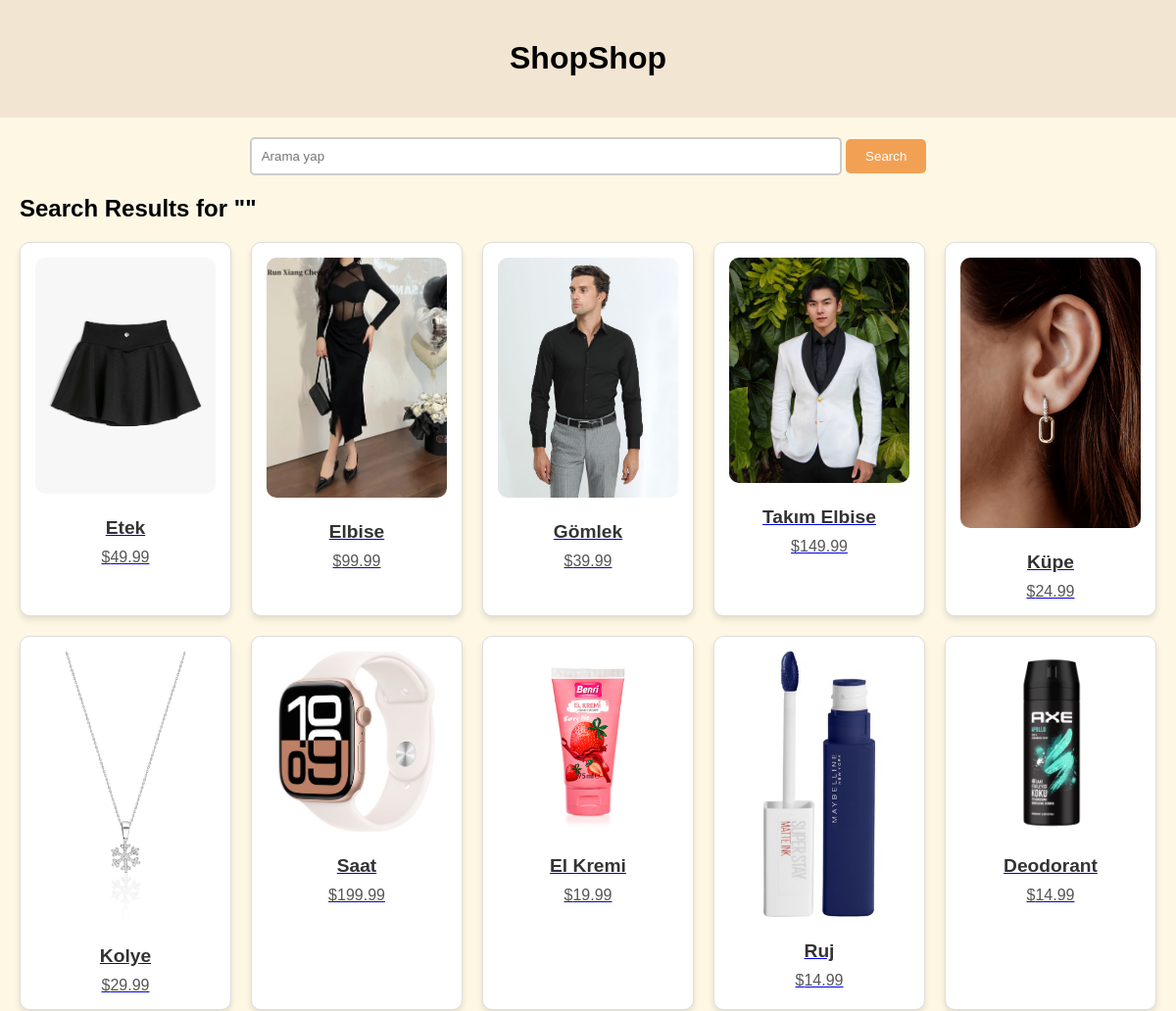
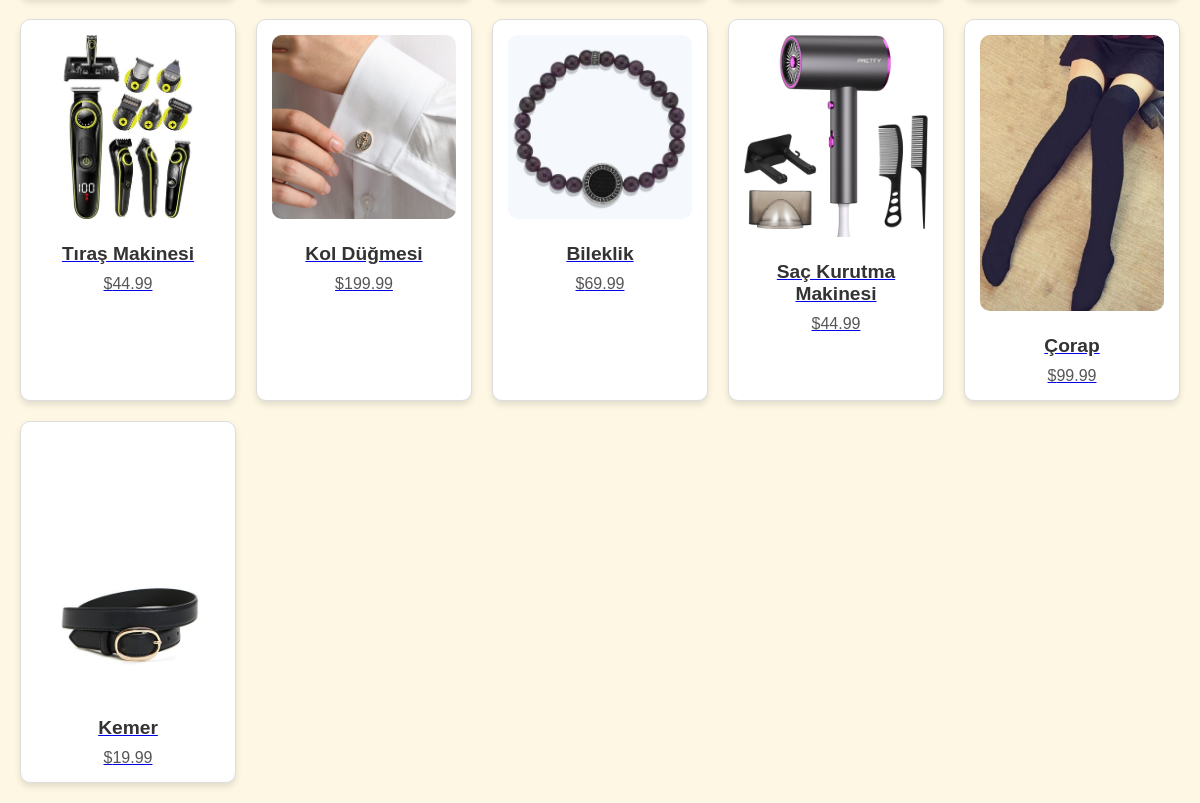
Screenshot of /search with the database file from the repository (2 pictures, top to bottom).
### tables this page shows
CREATE TABLE products (
        id INTEGER PRIMARY KEY AUTOINCREMENT,
        name TEXT,
        product_no TEXT,
        description TEXT,
        price REAL,
        image TEXT,
        category TEXT,
        sub_category_1 TEXT
    );

### assignment2/app.py (the view)
@app.route('/search')
def search_results():
    query = request.args.get('query', '').strip()
    conn = sql.connect('database2.db')
    conn.row_factory = sql.Row
    cursor = conn.cursor()
    cursor.execute("""
        SELECT * FROM products
        WHERE LOWER(name) LIKE ? OR LOWER(description) LIKE ? OR LOWER(category) LIKE ?
        OR LOWER(sub_category_1) LIKE ?
    """, (f"%{query}%", f"%{query}%", f"%{query}%", f"%{query}%"))
    products = cursor.fetchall()
    conn.close()
    return render_template('search_results.html', products=products, query=query)

### assignment2/templates/search_results.html
{% extends "base.html" %}
{% block content %}
<div class="search-bar">
    <form action="{{ url_for('search_results') }}" method="get">
        <input type="text" name="query" placeholder="Arama yap" value="{{ query }}">
        <button type="submit">Search</button>
    </form>
</div>
<h2>Search Results for "{{ query }}"</h2>
<div class="product-container">
    {% if products %}
        {% for product in products %}
        <div class="product-card">
            <a href="{{ url_for('product_detail', item_id=product['id']) }}">
                <img src="{{ url_for('static', filename=product['image']) }}" alt="{{ product['name'] }}">
                <h4>{{ product['name'] }}</h4>
                <p>${{ product['price'] }}</p>
            </a>
        </div>
        {% endfor %}
    {% else %}
        <p>No products found.</p>
    {% endif %}
</div>
{% endblock %}

### assignment2/templates/base.html (style rules this page uses)
body { font-family: Arial, sans-serif; background-color: #fdf7e4; margin: 0; padding: 0; }
.search-bar { text-align: center; margin-bottom: 20px; }
.search-bar input[type="text"] { width: 50%; padding: 10px; border: 2px solid #ccc; border-radius: 5px; }
.search-bar button { padding: 10px 20px; border: none; border-radius: 5px; background-color: #f2a154; color: white; cursor: pointer; }
.product-container { display: grid; grid-template-columns: repeat(auto-fill, minmax(200px, 1fr)); gap: 20px; }
.product-card { background-color: white; border: 1px solid #ddd; border-radius: 10px; box-shadow: 0 4px 6px rgba(0, 0, 0, 0.1); padding: 15px; text-align: center; transition: transform 0.3s, box-shadow 0.3s; }
.product-card img { max-width: 100%; border-radius: 10px; margin-bottom: 10px; }
.product-card h4 { margin: 10px 0; font-size: 1.2em; color: #333; }
.product-card p { margin: 0; color: #555; }

### rows the page displays
products: image (picture), name "Etek", price "49.99"
products: image (picture), name "Elbise", price "99.99"
products: image (picture), name "Gömlek", price "39.99"
products: image (picture), name "Takım Elbise", price "149.99"
products: image (picture), name "Küpe", price "24.99"
products: image (picture), name "Kolye", price "29.99"
products: image (picture), name "Saat", price "199.99"
products: image (picture), name "El Kremi", price "19.99"
products: image (picture), name "Ruj", price "14.99"
products: image (picture), name "Deodorant", price "14.99"
products: image (picture), name "Tıraş Makinesi", price "44.99"
products: image (picture), name "Kol Düğmesi", price "199.99"
products: image (picture), name "Bileklik", price "69.99"
products: image (picture), name "Saç Kurutma Makinesi", price "44.99"
products: image (picture), name "Çorap", price "99.99"
products: image (picture), name "Kemer", price "19.99"
